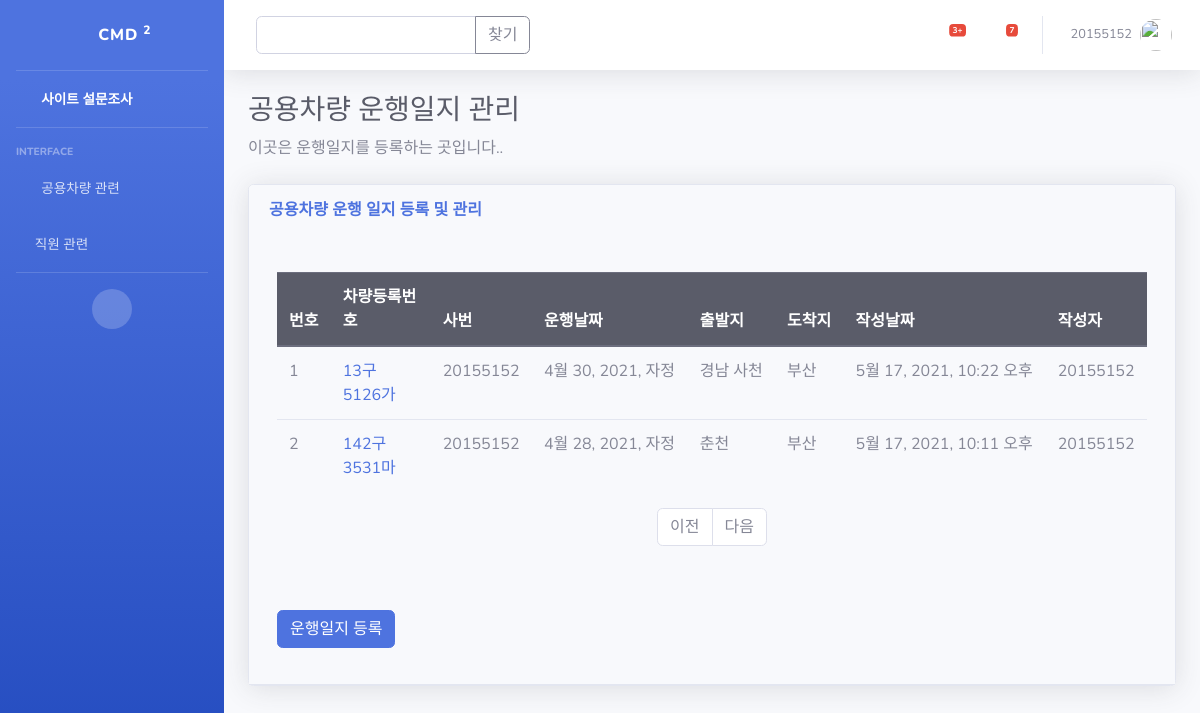
Screenshot of /pybo/drive_list/ (signed in) with the database file from the repository.
### pybo/models.py (models this page shows)
class CMD_Question(models.Model):
    subject = models.CharField(max_length=200)
    Car_num = models.CharField(max_length=15)
    bussiness_manager = models.CharField(max_length=10)
    bussiness_num = models.CharField(max_length=15)
    author = models.ForeignKey(User, on_delete=models.CASCADE)
    start_date = models.DateTimeField()
    start_pos = models.CharField(max_length=10)
    destination_pos = models.CharField(max_length=10)
    depart_date = models.CharField(max_length=25)
    arrive_date =models.CharField(max_length=25)
    create_date = models.DateTimeField()
    modify_date = models.DateTimeField(null=True, blank=True)

### pybo/views_drive.py (the view)
# urls.py: path('drive_list/', views_drive.CMD_index, name='CMD_index'),
def CMD_index(request):
    page = request.GET.get('page', '1')  # 페이지
    kw = request.GET.get('kw', '')  # 검색어
    cmd_question_list = CMD_Question.objects.order_by('-create_date')
    if kw:
        cmd_question_list = cmd_question_list.filter(
            Q(Car_num__icontains=kw)   # 제목검색
        ).distinct()
    paginator = Paginator(cmd_question_list, 10)  # 페이지당 10개씩 보여주기
    page_obj = paginator.get_page(page)
    context = {'cmd_question_list': page_obj, 'page': page, 'kw': kw}
    return render(request, 'pybo/drive_list.html', context)

### templates/pybo/drive_list.html (shortened to what this page needs)
{% extends 'base.html' %}
{% block content %}
    <h1 class="h3 mb-2 text-gray-800">공용차량 운행일지 관리</h1>
    <p class="mb-4">이곳은 운행일지를 등록하는 곳입니다..
    </p>
    <div class="card shadow mb-4">
        <div class="card-header py-3">
            <div class="row">
                <div class="col-sm-12 col-md-6">
                    <h6 class="m-0 font-weight-bold text-primary">공용차량 운행 일지 등록 및 관리</h6>
                </div>
                <div class="card-body">
                    <div class="table-responsive">
                        <table class="table table-bordered" id="dataTable" width="100%" cellspacing="0">
                            <tbody>
                            <div class="container my-3">
                                <table class="table">
                                    <thead>
                                    <tr class="thead-dark">
                                        <th>번호</th>
                                        <th style="width:100px">차량등록번호</th>
                                        <th>사번</th>
                                        <th>운행날짜</th>
                                        <th>출발지</th>
                                        <th>도착지</th>
                                        <th>작성날짜</th>
                                        <th>작성자</th>
                                    </tr>
                                    </thead>
                                    <tbody>
                                    {% if cmd_question_list %}
                                        {% for cmd_question in cmd_question_list %}
                                            <tr>
                                                <td>{{ forloop.counter }}</td>
                                                <td>
                                                    <a href="{% url 'pybo:CMD_detail' cmd_question.id %}">{{ cmd_question.Car_num }}</a>
                                                </td>
                                                <td>{{ cmd_question.bussiness_num }}</td>
                                                <td>{{ cmd_question.start_date }}</td>
                                                <td>{{ cmd_question.start_pos }}</td>
                                                <td>{{ cmd_question.destination_pos }}</td>
                                                <td>{{ cmd_question.create_date }}</td>
                                                <td>{{ cmd_question.author.username }}</td>
                                            </tr>
                                        {% endfor %}
                                    {% else %}
                                        <tr>
                                            <td colspan="3">질문이 없습니다.</td>
                                        </tr>
                                    {% endif %}
                                    </tbody>
                                </table>
                            </div>
                            <ul class="pagination justify-content-center">
                                {% if cmd_question.has_previous %}
                                    <li class="page-item">
                                        <a class="page-link" href="?page={{ cmd_question.previous_page_number }}">이전</a>
                                    </li>
                                {% else %}
                                    <li class="page-item disabled">
                                        <a class="page-link" tabindex="-1" aria-disabled="true" href="#">이전</a>
                                    </li>
                                {% endif %}
                                {% if cmd_question.has_next %}
                                    <li class="page-item">
                                        <a class="page-link" href="?page={{ cmd_question.next_page_number }}">다음</a>
                                    </li>
                                {% else %}
                                    <li class="page-item disabled">
                                        <a class="page-link" tabindex="-1" aria-disabled="true" href="#">다음</a>
                                    </li>
                                {% endif %}
                            </ul>
                            {% if user.is_authenticated %}
                                <a href="{% url 'pybo:CMD_question_create' %}" class="btn btn-primary mt-5">운행일지 등록</a>
                            {% endif %}
{% endblock %}

### templates/base.html (shortened to what this page needs)
{% load static %}
<!DOCTYPE html>
<html lang="en">
<head>
    <link href={% static "vendor/fontawesome-free/css/all.min.css" %} rel="stylesheet" type="text/css">
    <link href={% static "css/sb-admin-2.min.css" %} rel="stylesheet">
</head>
<body id="page-top">
<div id="wrapper">
    <ul class="navbar-nav bg-gradient-primary sidebar sidebar-dark accordion" id="accordionSidebar">
        <a class="sidebar-brand d-flex align-items-center justify-content-center" href={% url "pybo:index" %}>
            <div class="sidebar-brand-icon rotate-n-15">
                <i class="fas fa-laugh-wink"></i>
            </div>
            <div class="sidebar-brand-text mx-3">CMD <sup>2</sup></div>
        <hr class="sidebar-divider my-0">
        <li class="nav-item active">
            <a class="nav-link" href={% url 'pybo:static' %}>
                <i class="fas fa-fw fa-tachometer-alt"></i>
                <span>사이트 설문조사</span></a>
        </li>
        <hr class="sidebar-divider">
        <div class="sidebar-heading">
            Interface
        </div>
        <li class="nav-item">
            <a class="nav-link collapsed" href="#" data-toggle="collapse" data-target="#collapseOne"
               aria-expanded="true" aria-controls="collapseTwo">
                <i class="fas fa-fw fa-cog"></i>
                <span>공용차량 관련</span>
            </a>
        </li>
        <li class="nav-item">
            <a class="nav-link collapsed" href="#" data-toggle="collapse" data-target="#collapseTwo"
               aria-expanded="true" aria-controls="collapseTwo">
                <i class="fas fa-address-card"></i>
                <span>직원 관련</span>
            </a>
        </li>
        <hr class="sidebar-divider">
        <div class="text-center d-none d-md-inline">
            <button class="rounded-circle border-0" id="sidebarToggle"></button>
        </div>
    </ul>
    <div id="content-wrapper" class="d-flex flex-column">
        <div id="content">
            <nav class="navbar navbar-expand navbar-light bg-white topbar mb-4 static-top shadow">
                <div class="d-none d-sm-inline-block form-inline mr-auto ml-md-3 my-2 my-md-0 mw-100 navbar-search-3">
                    <div class="input-group">
                        <input type="text" class="form-control kw" value="{{ kw|default_if_none:'' }}">
                        <div class="input-group-append">
                            <button class="btn btn-outline-secondary" type="button" id="btn_search">찾기</button>
                        </div>
                    </div>
                </div>
                <ul class="navbar-nav ml-auto">
                    <li class="nav-item dropdown no-arrow mx-1">
                        <a class="nav-link dropdown-toggle" href="#" id="alertsDropdown" role="button"
                           data-toggle="dropdown" aria-haspopup="true" aria-expanded="false">
                            <i class="fas fa-bell fa-fw"></i>
                            <span class="badge badge-danger badge-counter">3+</span>
                        </a>
                    </li>
                    <li class="nav-item dropdown no-arrow mx-1">
                        <a class="nav-link dropdown-toggle" href="#" id="messagesDropdown" role="button"
                           data-toggle="dropdown" aria-haspopup="true" aria-expanded="false">
                            <i class="fas fa-envelope fa-fw"></i>
                            <span class="badge badge-danger badge-counter">7</span>
                        </a>
                    </li>
                    <li class="nav-item dropdown no-arrow">
                        <a class="nav-link dropdown-toggle" href="#" id="userDropdown" role="button"
                           data-toggle="dropdown" aria-haspopup="true" aria-expanded="false">
                            <span class="mr-2 d-none d-lg-inline text-gray-600 small">
                                {% if user.is_authenticated %}
                                    {{ user.username }}</span>
                                {% else %}
                                    <span>로그인을 하세요</span>
                                {% endif %}
                            <img class="img-profile rounded-circle"
                                 src={% static "img/undraw_profile.svg" %}>
                        </a>
                    </li>
                </ul>
            </nav>
            <div class="container-fluid">
                {% block content %}{% endblock %}
</body>
</html>

### rows the page displays
CMD_Question: Car_num "13구 5126가", bussiness_num "20155152", start_date "4월 30, 2021, 자정", start_pos "경남 사천", destination_pos "부산", create_date "5월 17, 2021, 10:22 오후", author.username "20155152"
CMD_Question: Car_num "142구3531마", bussiness_num "20155152", start_date "4월 28, 2021, 자정", start_pos "춘천", destination_pos "부산", create_date "5월 17, 2021, 10:11 오후", author.username "20155152"

### other values shown
{{ user.username }} "20155152"
